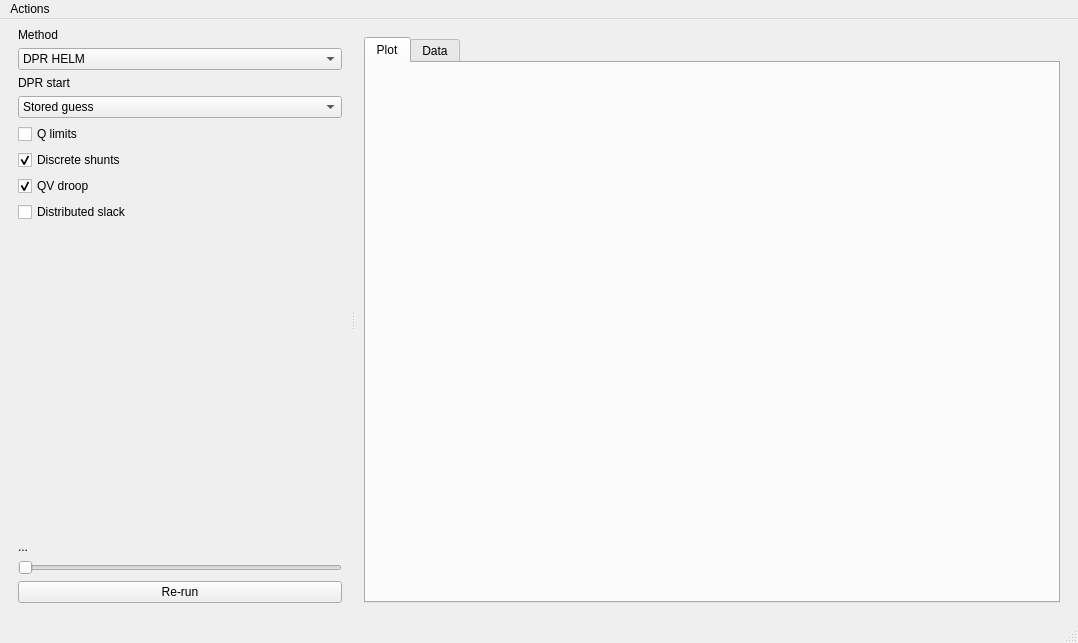
<?xml version="1.0" encoding="UTF-8"?>
<ui version="4.0">
 <class>MainWindow</class>
 <widget class="QMainWindow" name="MainWindow">
  <property name="geometry">
   <rect>
    <x>0</x>
    <y>0</y>
    <width>1078</width>
    <height>643</height>
   </rect>
  </property>
  <property name="windowTitle">
   <string>MainWindow</string>
  </property>
  <property name="windowIcon">
   <iconset resource="../Icons/icons.qrc">
    <normaloff>:/Icons/icons/sigma.png</normaloff>:/Icons/icons/sigma.png</iconset>
  </property>
  <widget class="QWidget" name="centralwidget">
   <layout class="QVBoxLayout" name="verticalLayout">
    <item>
     <widget class="QSplitter" name="splitter_3">
      <property name="orientation">
       <enum>Qt::Orientation::Horizontal</enum>
      </property>
      <widget class="QFrame" name="frame_8">
       <property name="frameShape">
        <enum>QFrame::Shape::NoFrame</enum>
       </property>
       <property name="frameShadow">
        <enum>QFrame::Shadow::Raised</enum>
       </property>
       <layout class="QVBoxLayout" name="verticalLayout_4">
        <property name="topMargin">
         <number>0</number>
        </property>
        <item>
         <widget class="QLabel" name="sigmaMethodLabel">
          <property name="text">
           <string>Method</string>
          </property>
         </widget>
        </item>
        <item>
         <widget class="QComboBox" name="sigmaMethodComboBox">
          <item>
           <property name="text">
            <string>DPR HELM</string>
           </property>
          </item>
          <item>
           <property name="text">
            <string>Classical HELM</string>
           </property>
          </item>
         </widget>
        </item>
        <item>
         <widget class="QLabel" name="sigmaStartingPointLabel">
          <property name="text">
           <string>DPR start</string>
          </property>
         </widget>
        </item>
        <item>
         <widget class="QComboBox" name="sigmaStartingPointComboBox">
          <item>
           <property name="text">
            <string>Stored guess</string>
           </property>
          </item>
          <item>
           <property name="text">
            <string>Classical no-load</string>
           </property>
          </item>
         </widget>
        </item>
        <item>
         <widget class="QCheckBox" name="sigmaControlQCheckBox">
          <property name="text">
           <string>Q limits</string>
          </property>
         </widget>
        </item>
        <item>
         <widget class="QCheckBox" name="sigmaDiscreteShuntsCheckBox">
          <property name="text">
           <string>Discrete shunts</string>
          </property>
          <property name="checked">
           <bool>true</bool>
          </property>
         </widget>
        </item>
        <item>
         <widget class="QCheckBox" name="sigmaQvDroopCheckBox">
          <property name="text">
           <string>QV droop</string>
          </property>
          <property name="checked">
           <bool>true</bool>
          </property>
         </widget>
        </item>
        <item>
         <widget class="QCheckBox" name="sigmaDistributedSlackCheckBox">
          <property name="text">
           <string>Distributed slack</string>
          </property>
         </widget>
        </item>
        <item>
         <spacer name="verticalSpacer">
          <property name="orientation">
           <enum>Qt::Orientation::Vertical</enum>
          </property>
          <property name="sizeHint" stdset="0">
           <size>
            <width>20</width>
            <height>40</height>
           </size>
          </property>
         </spacer>
        </item>
        <item>
         <widget class="QLabel" name="timeLabel">
          <property name="text">
           <string>...</string>
          </property>
         </widget>
        </item>
        <item>
         <widget class="QSlider" name="timeSlider">
          <property name="orientation">
           <enum>Qt::Orientation::Horizontal</enum>
          </property>
         </widget>
        </item>
        <item>
         <widget class="QPushButton" name="sigmaRerunButton">
          <property name="text">
           <string>Re-run</string>
          </property>
          <property name="icon">
           <iconset resource="../Icons/icons.qrc">
            <normaloff>:/Icons/icons/sigma.png</normaloff>:/Icons/icons/sigma.png</iconset>
          </property>
         </widget>
        </item>
       </layout>
      </widget>
      <widget class="QFrame" name="PlotFrame">
       <property name="frameShape">
        <enum>QFrame::Shape::NoFrame</enum>
       </property>
       <property name="frameShadow">
        <enum>QFrame::Shadow::Raised</enum>
       </property>
       <layout class="QHBoxLayout" name="horizontalLayout">
        <item>
         <widget class="QTabWidget" name="tabWidget">
          <property name="currentIndex">
           <number>0</number>
          </property>
          <widget class="QWidget" name="tab">
           <attribute name="title">
            <string>Plot</string>
           </attribute>
           <layout class="QVBoxLayout" name="verticalLayout_2">
            <item>
             <widget class="MatplotlibWidget" name="plotwidget" native="true"/>
            </item>
           </layout>
          </widget>
          <widget class="QWidget" name="tab_2">
           <attribute name="title">
            <string>Data</string>
           </attribute>
           <layout class="QVBoxLayout" name="verticalLayout_3">
            <item>
             <widget class="QTableView" name="tableView"/>
            </item>
           </layout>
          </widget>
         </widget>
        </item>
       </layout>
      </widget>
     </widget>
    </item>
   </layout>
  </widget>
  <widget class="QMenuBar" name="menubar">
   <property name="geometry">
    <rect>
     <x>0</x>
     <y>0</y>
     <width>1078</width>
     <height>23</height>
    </rect>
   </property>
   <widget class="QMenu" name="menuActions">
    <property name="title">
     <string>Actions</string>
    </property>
    <addaction name="actionCopy_to_clipboard"/>
    <addaction name="actionSave"/>
   </widget>
   <addaction name="menuActions"/>
  </widget>
  <widget class="QStatusBar" name="statusbar"/>
  <action name="actionCopy_to_clipboard">
   <property name="icon">
    <iconset resource="../Icons/icons.qrc">
     <normaloff>:/Icons/icons/copy.png</normaloff>:/Icons/icons/copy.png</iconset>
   </property>
   <property name="text">
    <string>Copy to clipboard</string>
   </property>
  </action>
  <action name="actionSave">
   <property name="icon">
    <iconset resource="../Icons/icons.qrc">
     <normaloff>:/Icons/icons/import_profiles.png</normaloff>:/Icons/icons/import_profiles.png</iconset>
   </property>
   <property name="text">
    <string>Save</string>
   </property>
  </action>
 </widget>
 <customwidgets>
  <customwidget>
   <class>MatplotlibWidget</class>
   <extends>QWidget</extends>
   <header>.matplotlibwidget</header>
   <container>1</container>
  </customwidget>
 </customwidgets>
 <resources>
  <include location="../Icons/icons.qrc"/>
 </resources>
 <connections/>
</ui>
